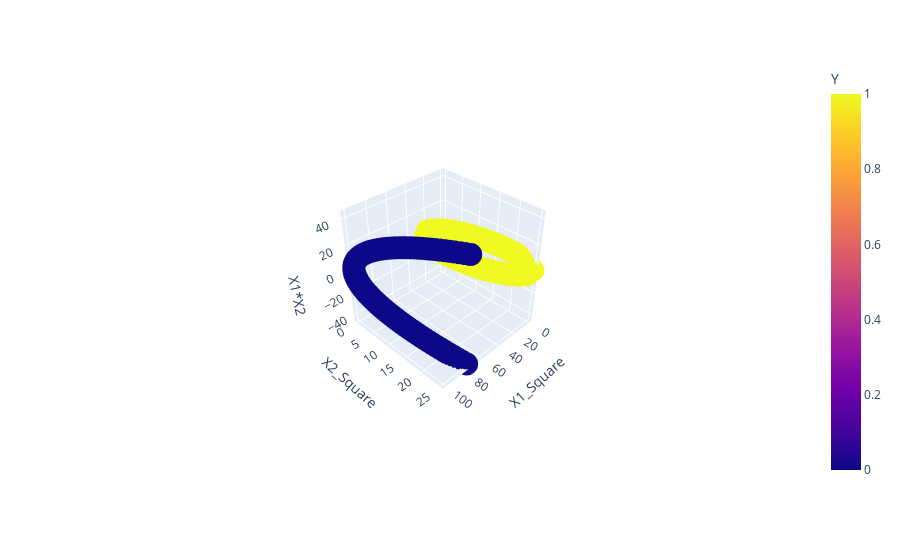

This figure's notebook cell:
### Code cell
import plotly.express as px
import plotly.express as px
fig = px.scatter_3d(df, x='X1_Square', y='X2_Square', z='X1*X2',color='Y')
fig.show()
plt.show()

### Figure 1 — Plotly figure (JSON) as saved in the notebook; plotly's stock layout.template omitted (floating-point values rounded to 4 significant figures; data arrays with more than 128 entries replaced by an {"elided": "..."} marker saying what was removed)
{"data": [{"hovertemplate": "X1_Square=%{x}<br>X2_Square=%{y}<br>X1*X2=%{z}<br>Y=%{marker.color}<extra></extra>", "legendgroup": "", "marker": {"color": {"elided": "400 int values"}, "coloraxis": "coloraxis", "symbol": "circle"}, "mode": "markers", "name": "", "scene": "scene", "showlegend": false, "type": "scatter3d", "x": {"elided": "400 float values"}, "y": {"elided": "400 float values"}, "z": {"elided": "400 float values"}}], "layout": {"autosize": true, "coloraxis": {"colorbar": {"title": {"text": "Y"}}, "colorscale": [[0, "#0d0887"], [0.1111, "#46039f"], [0.2222, "#7201a8"], [0.3333, "#9c179e"], [0.4444, "#bd3786"], [0.5556, "#d8576b"], [0.6667, "#ed7953"], [0.7778, "#fb9f3a"], [0.8889, "#fdca26"], [1, "#f0f921"]]}, "legend": {"tracegroupgap": 0}, "margin": {"t": 60}, "scene": {"aspectmode": "auto", "aspectratio": {"x": 1, "y": 1, "z": 1}, "camera": {"center": {"x": 0, "y": 0, "z": 0}, "eye": {"x": 2.179, "y": 2.179, "z": 2.179}, "projection": {"type": "perspective"}, "up": {"x": 0, "y": 0, "z": 1}}, "domain": {"x": [0, 1], "y": [0, 1]}, "xaxis": {"title": {"text": "X1_Square"}, "type": "linear"}, "yaxis": {"title": {"text": "X2_Square"}, "type": "linear"}, "zaxis": {"title": {"text": "X1*X2"}, "type": "linear"}}}}
